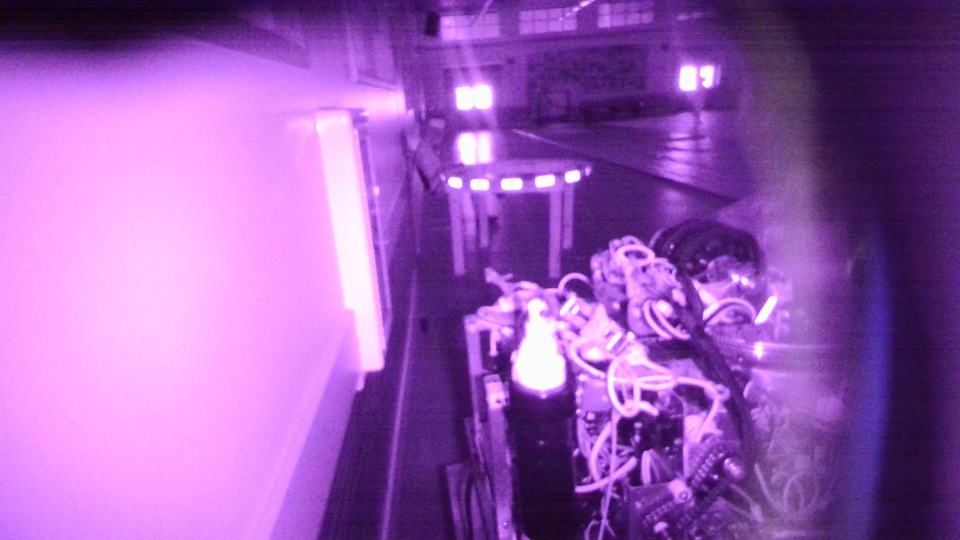
#> input picture Photos/MPRTest0.jpg, 1920 x 1080 px (shown at 1/2 size)
$ python testTemplate.py
#> lines starting #> are read from the running program, lines starting #| are printed output that depends on the picture; after the words box and inside, x2 and y2 are one past the last pixel; in counts of white or black regions, pixels touching at a corner belong together
import cv2 as cv
import numpy as np
from matplotlib import pyplot as plt
import Constants

original = cv.imread(Constants.MPRPhoto)
#> original is the input picture: shape (1080, 1920, 3); mean B, G, R 179.3, 91.9, 153.9
img = original[0:1080, 0:1920]
blank = np.zeros(img.shape, dtype = 'uint8')
# dst = cv.fastNlMeansDenoisingColored(img ,None, 20, 20, 11,29)
lower_green = np.array([230, 230, 230])
upper_green = np.array([255, 255, 255])

mask = cv.inRange(img , lower_green, upper_green)
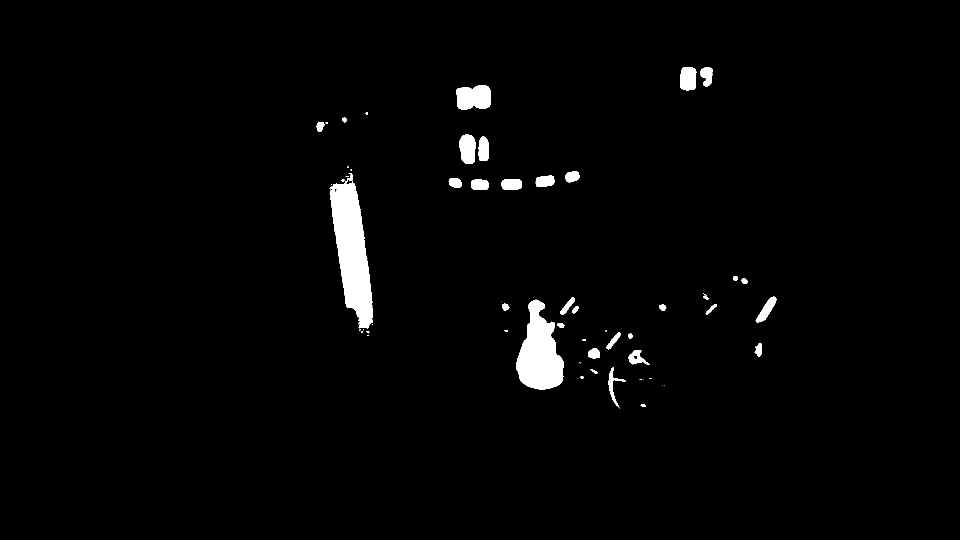
#> mask: shape (1080, 1920) (shown at 1/2 size); 2% white; 58 white regions (21 under 20 px), largest, box (x1, y1, x2, y2) and area: (659, 346, 746, 658) 14879, (1032, 599, 1127, 780) 10686, (912, 170, 982, 219) 2885

#img_rgb = mask
#> (the run stopped early here; a loop or call above may not have finished)

$ run again, with Photos/image.jpg copied over Photos/MPRTest0.jpg
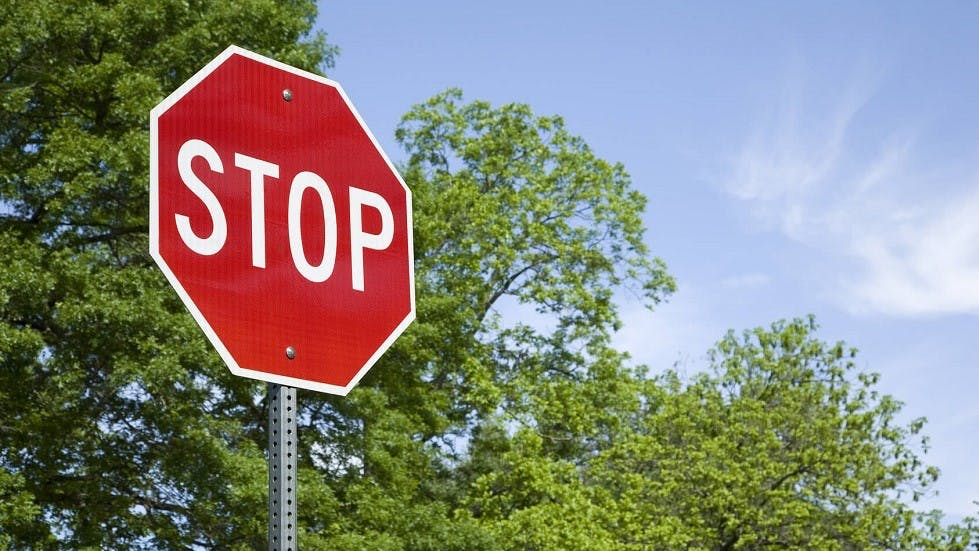
#> input picture Photos/image.jpg, 979 x 551 px
#> original is the input picture: shape (551, 979, 3); mean B, G, R 123.1, 133.3, 133.1
#> `mask = cv.inRange(img , lower_green, upper_green)`:
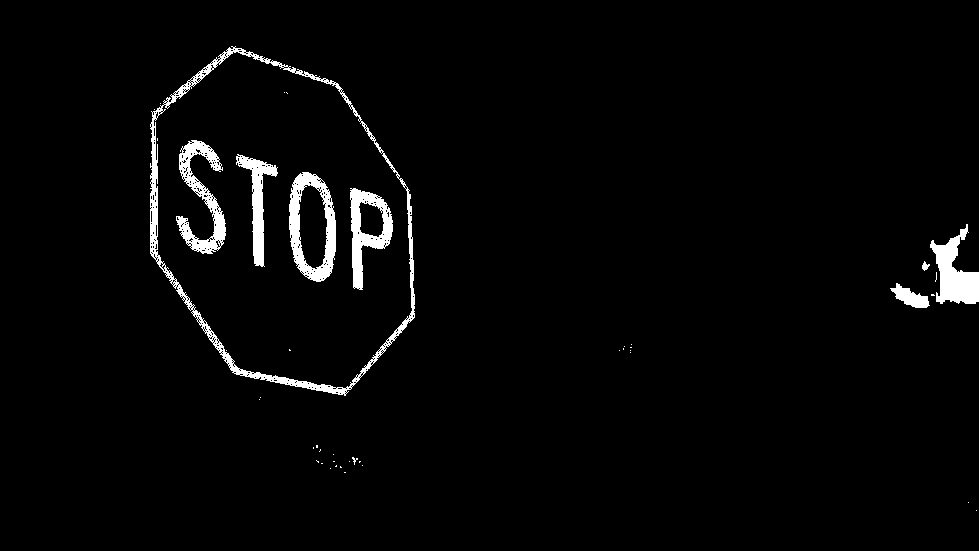
#> mask: shape (551, 979); 2.7% white; 43 white regions (35 under 20 px), largest, box (x1, y1, x2, y2) and area: (150, 46, 415, 396) 4492, (289, 172, 336, 282) 2254, (176, 140, 226, 254) 2051
